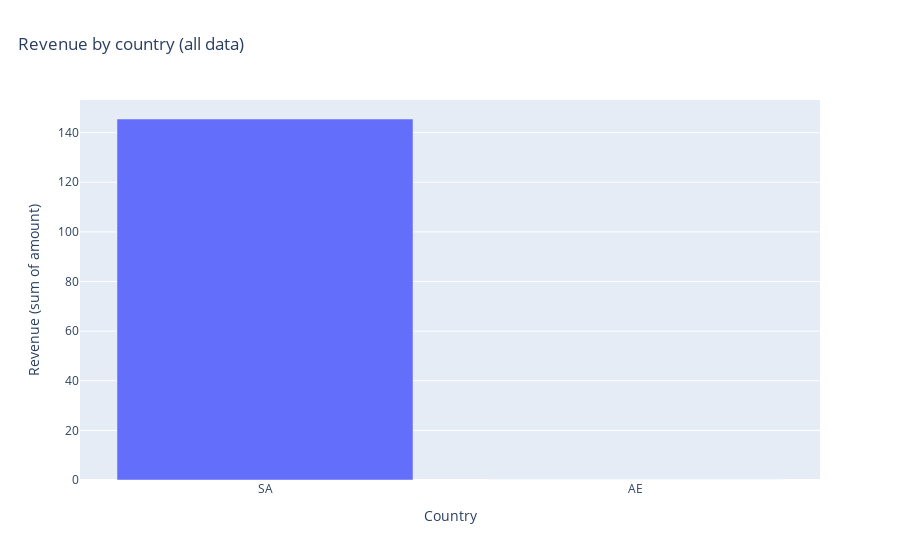

Notebook code cell kept with this figure:
### Code cell
rev = (
    df.groupby("country", dropna=False)
    .agg(
        n=("order_id", "size"),
        revenue=("amount", "sum"),
        aov=("amount", "mean")
    )
    .reset_index()
    .sort_values("revenue", ascending=False)
)

fig = px.bar(rev, x="country", y="revenue", title="Revenue by country (all data)")
fig.update_layout(title={"x": 0.02})
fig.update_xaxes(title_text="Country")
fig.update_yaxes(title_text="Revenue (sum of amount)")

save_fig(fig, FIGS / "revenue_by_country.png")
fig.show()

### Figure 1 — Plotly figure (JSON) as saved in the notebook; plotly's stock layout.template omitted (floating-point values rounded to 4 significant figures)
{"data": [{"hovertemplate": "country=%{x}<br>revenue=%{y}<extra></extra>", "legendgroup": "", "marker": {"color": "#636efa", "pattern": {"shape": ""}}, "name": "", "orientation": "v", "showlegend": false, "textposition": "auto", "type": "bar", "x": ["SA", "AE"], "xaxis": "x", "y": [145.5, 0.0], "yaxis": "y"}], "layout": {"barmode": "relative", "legend": {"tracegroupgap": 0}, "title": {"text": "Revenue by country (all data)", "x": 0.02}, "xaxis": {"anchor": "y", "domain": [0, 1], "title": {"text": "Country"}}, "yaxis": {"anchor": "x", "domain": [0, 1], "title": {"text": "Revenue (sum of amount)"}}}}
